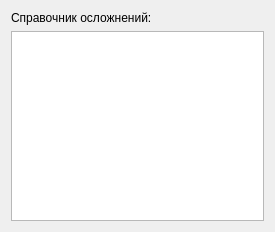
<?xml version="1.0" encoding="UTF-8"?>
<ui version="4.0">
 <class>Form</class>
 <widget class="QWidget" name="Form">
  <property name="geometry">
   <rect>
    <x>0</x>
    <y>0</y>
    <width>275</width>
    <height>232</height>
   </rect>
  </property>
  <property name="windowTitle">
   <string>Form</string>
  </property>
  <layout class="QVBoxLayout" name="verticalLayout">
   <item>
    <widget class="QLabel" name="label">
     <property name="text">
      <string>Справочник осложнений:</string>
     </property>
    </widget>
   </item>
   <item>
    <widget class="QTableView" name="table"/>
   </item>
  </layout>
 </widget>
 <resources/>
 <connections/>
</ui>
